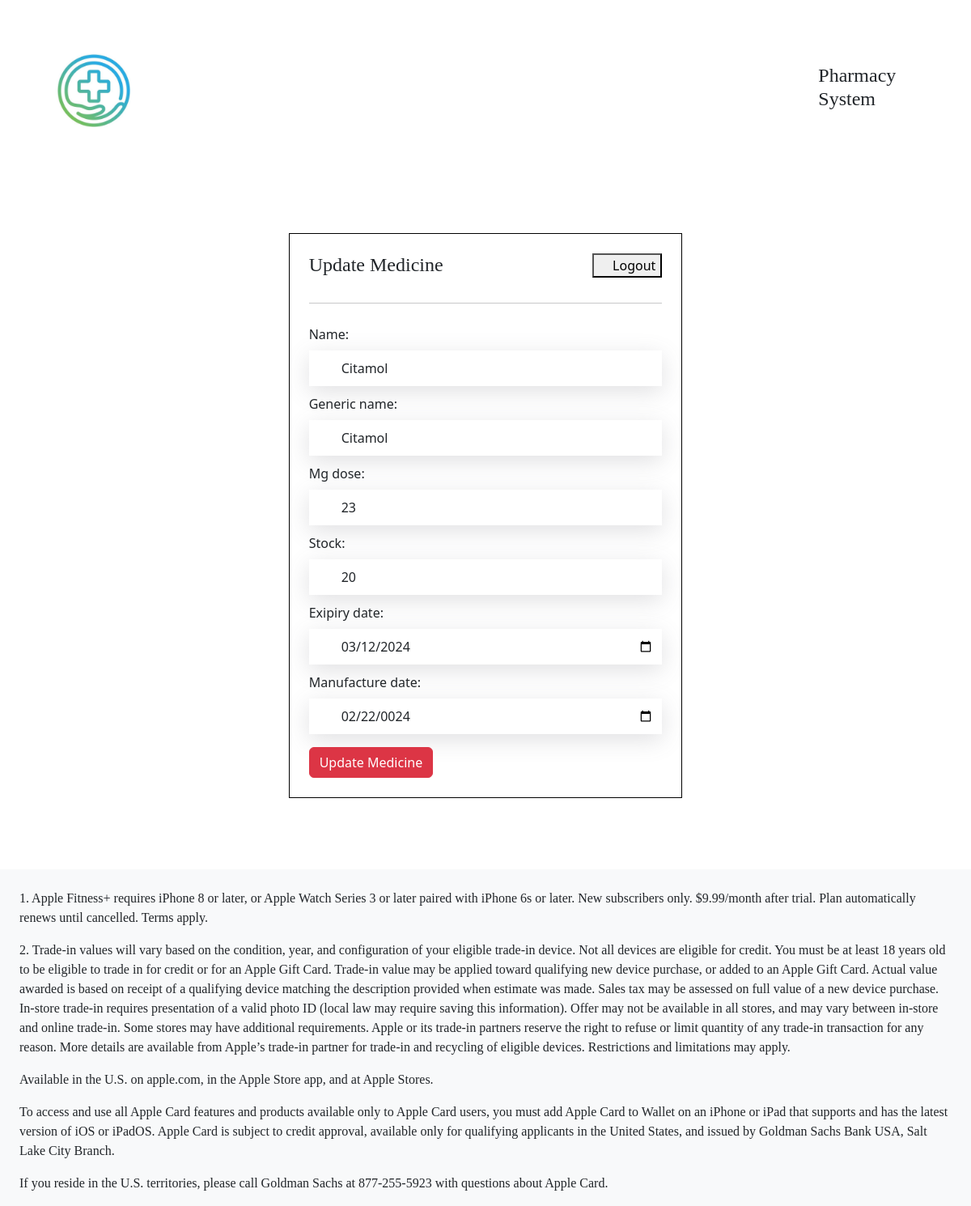
Screenshot of /update-medicine/8 (signed in) with the database file from the repository.
### system/models.py (models this page shows, shortened)
class Medicine(models.Model):
    name = models.CharField(max_length = 300)
    generic_name = models.CharField(max_length = 300)
    mg_dose = models.CharField(max_length = 200)
    stock = models.IntegerField()
    exipiry_date = models.DateField()
    manufacture_date = models.DateField()
    location = models.ForeignKey(Location, related_name = "medicine_location", on_delete=models.CASCADE, null = True, blank = True)
    objects = models.Manager()

### system/views.py (the view, shortened to what this page needs)
# urls.py: path('update-medicine/<int:id>', views.updateMedicine, name = "update-medicine"),
@login_required
def updateMedicine(request, id):
    med = Medicine.objects.get(id = id)
    form = MedicineForm(instance= med)
    dist = {
        'form':form
    }
    return render(request, "customer/editMedicine.html", dist)

### system/forms.py
class MedicineForm(forms.ModelForm):
    class Meta:
        model = models.Medicine
        fields = ('__all__')
        exclude = ('location',)
        widgets = {
            'name':forms.TextInput(attrs={'class':'form-control mt-2', 'placeholder':'Name of the Medicine'}),
            'generic_name':forms.TextInput(attrs={'class':'form-control mt-2', 'placeholder':'Generic name of the Medicine'}),
            'mg_dose':forms.TextInput(attrs={'class':'form-control mt-2', 'placeholder':'500 MG'}),
            'stock':forms.NumberInput(attrs={'class':'form-control mt-2', 'placeholder':'100'}),
            'exipiry_date':forms.TextInput(attrs={'type':'date','class':'form-control mt-2', 'placeholder':'Name of the Medicine'}),
            'manufacture_date':forms.TextInput(attrs={'type':'date','class':'form-control mt-2', 'placeholder':'Name of the Medicine'}),
        }

### templates/customer/editMedicine.html (shortened to what this page needs)
{% extends 'index.html' %}
{% load static %}
{% block content %}
<div class="mt-5 p-3">
    <div class="row m-auto">
        <div class="col-12 col-lg-5 m-auto p-4 mb-4" style="border: 1px solid black;">
            <div class="d-flex justify-content-between mb-4">
                <h4>Update Medicine</h4>
                <a href="{%url 'system:logout'%}">
                    <button>
                        <i class="fa fa-user"></i>
                        Logout
                    </button>
                   </a>
             </div>
             <hr>
            <form action="" method="post">
                {{form}}
                <button class="btn btn-danger mt-3" type="submit">
                    Update Medicine
                </button>
            </form>
        </div>
    </div>
</div>
{% endblock content %}

### static/css/style.css (style rules this page uses)
h4, h5, h6 { font-family: paragraph; }
.form-control { border: none; border-radius: 0; padding: 10px; background-color: white; box-shadow: rgba(100, 100, 111, 0.2) 0px 7px 29px 0px; transition: all 0.3s ease; }
a { text-decoration: none; color: inherit; }
.form-control { padding-left: 2.5rem; }

### templates/customer/editMedicine.html (style rules this page uses)
label { margin-top: 10px; }

### rows the page displays
Medicine: name "Citamol", generic_name "Citamol", mg_dose "23", stock "20", exipiry_date "03/12/2024", manufacture_date "02/22/0024"
